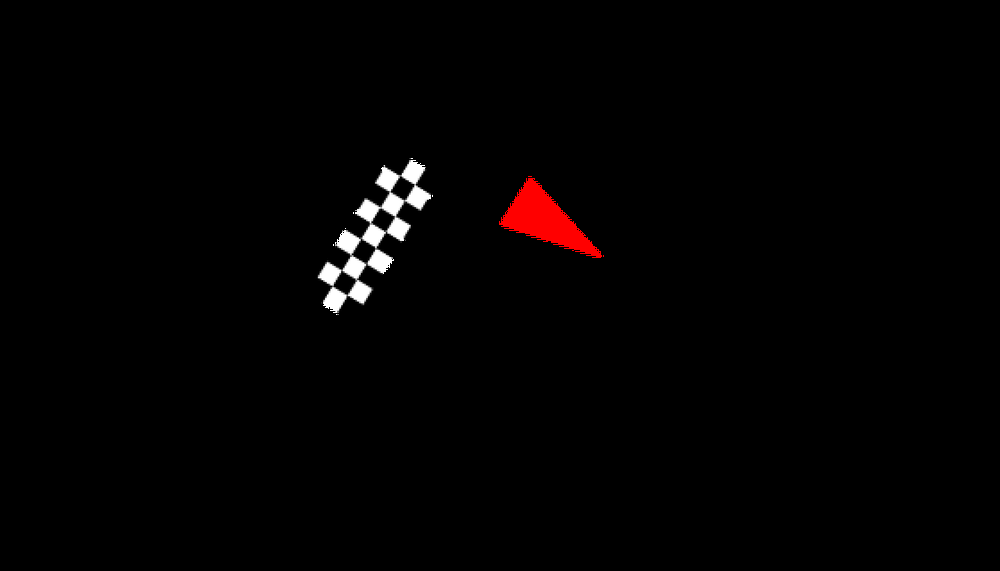
#> input picture blender/data/ref/crop_startfinish.png, 1000 x 571 px, shrunk from 1680 x 960 before the run; its folder holds only this picture in this run
$ python -i analyze_footage.py   (imports and definitions only)
#> lines starting #> are read from the running program, lines starting #| are printed output that depends on the picture; after the words box and inside, x2 and y2 are one past the last pixel; in counts of white or black regions, pixels touching at a corner belong together
import cv2
import numpy as np
import os
import sys

def analyze_frame(file_path):
#> called with file_path = '../blender/data/ref/crop_startfinish.png'
    if not os.path.exists(file_path):
        return {"error": f"File {file_path} does not exist"}

    img = cv2.imread(file_path)
#> img is the input picture: shape (571, 1000, 3); mean B, G, R 2, 2, 3.5
    if img is None:
        return {"error": f"Failed to decode image {file_path}"}

    h, w, c = img.shape
#> h = 571; w = 1000; c = 3
    gray = cv2.cvtColor(img, cv2.COLOR_BGR2GRAY)

    # Brightness and contrast
    mean_brightness = float(np.mean(gray))
#> mean_brightness = 2.44
    std_contrast = float(np.std(gray))
#> std_contrast = 22.34

    # Edge density (indicates visual complexity, circuit geometry, telemetry text)
    edges = cv2.Canny(gray, 50, 150)
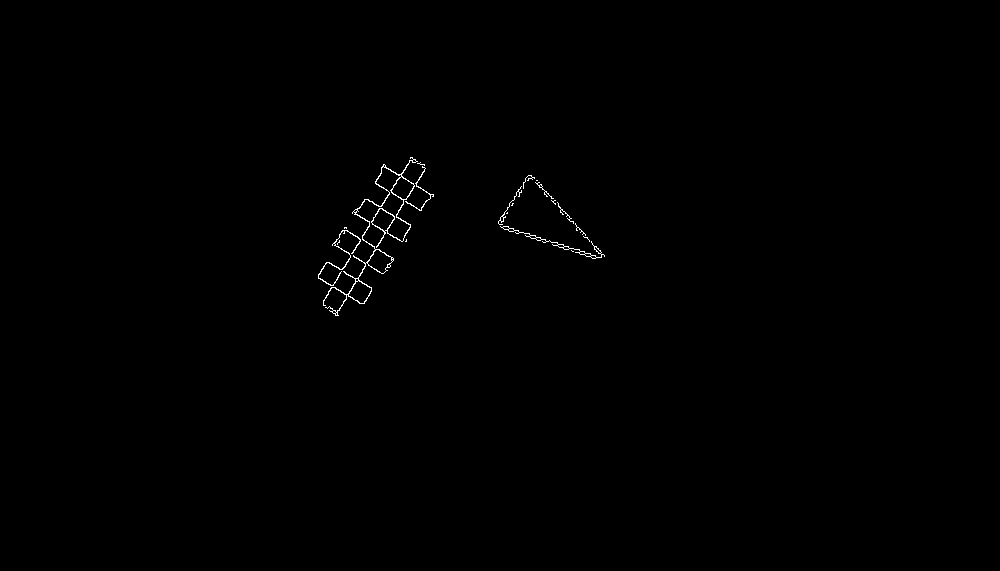
#> edges: shape (571, 1000); 0.3% white in thin lines or dots, all inside (x1, y1, x2, y2) = (318, 157, 605, 316)
    edge_density = float(np.sum(edges > 0) / (h * w))
#> edge_density = 0.00298

    # Color distribution (Check for Sepang Petronas cyan / emerald presence)
    hsv = cv2.cvtColor(img, cv2.COLOR_BGR2HSV)
#> hsv: shape (571, 1000, 3); mean H, S, V 0, 1.5, 3.5
    # Cyan/Teal range: H between 80 and 95
    cyan_mask = cv2.inRange(hsv, np.array([80, 50, 50]), np.array([100, 255, 255]))
#> cyan_mask: shape (571, 1000); every value is 0
    cyan_ratio = float(np.sum(cyan_mask > 0) / (h * w))
#> cyan_ratio = 0

    return {
        "file": os.path.basename(file_path),
        "dimensions": f"{w}x{h}",
        "mean_brightness": round(mean_brightness, 2),
        "contrast_std": round(std_contrast, 2),
        "edge_density_pct": round(edge_density * 100, 2),
        "petronas_cyan_pct": round(cyan_ratio * 100, 2),
        "status": "PASS" if std_contrast > 25 and edge_density > 0.01 else "WARN"
    }

def main():
    rec_dir = "recordings"
    if not os.path.exists(rec_dir):
        print(f"Recordings directory '{rec_dir}' not found.")
        sys.exit(1)

    files = sorted([os.path.join(rec_dir, f) for f in os.listdir(rec_dir) if f.endswith(".png")])
    if not files:
        print("No recorded frames found in recordings/.")
        sys.exit(1)

    print("=" * 60)
    print("SEPANG PIT WALL — FOOTAGE QUALITY & TELEMETRY ANALYSIS")
    print("=" * 60)

    all_passed = True
    for f in files:
        res = analyze_frame(f)
        print(f"Frame: {res.get('file')}")
        print(f"  Dimensions: {res.get('dimensions')} | Brightness: {res.get('mean_brightness')} | Contrast: {res.get('contrast_std')}")
        print(f"  Edge Density: {res.get('edge_density_pct')}% | Sepang Cyan: {res.get('petronas_cyan_pct')}% | Status: {res.get('status')}")
        if res.get('status') != "PASS":
            all_passed = False

    print("=" * 60)
    print(f"Overall Footage Assessment: {'ALL FRAMES PASSED QUALITY CHECKS' if all_passed else 'SOME FRAMES NEED REFINEMENT'}")
    print("=" * 60)

# [2 lines not run here, left out]

>>> result = analyze_frame('../blender/data/ref/crop_startfinish.png')
#> result = {'file': 'crop_startfinish.png', 'dimensions': '1000x571', 'mean_brightness': 2.44, 'contrast_std': 22.34, 'edge_density_pct': 0.3, 'petronas_cyan_pct': 0, 'status': 'WARN'}

$ run again, on blender/data/ref/sepang_layout_detail.png
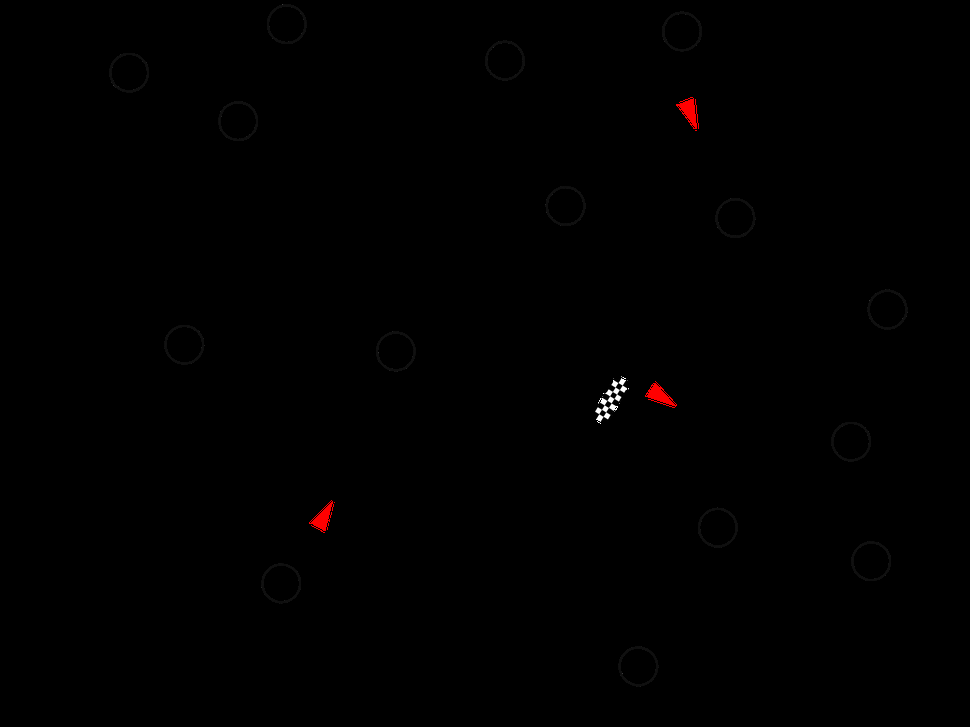
#> input picture blender/data/ref/sepang_layout_detail.png, 970 x 727 px, shrunk from 1920 x 1440 before the run
#> in analyze_frame, img is the input picture: shape (727, 970, 3); mean B, G, R 0.2, 0.2, 0.6
#> mean_brightness = 0.355
#> std_contrast = 6.41
#> in analyze_frame, `edges = cv2.Canny(gray, 50, 150)`:
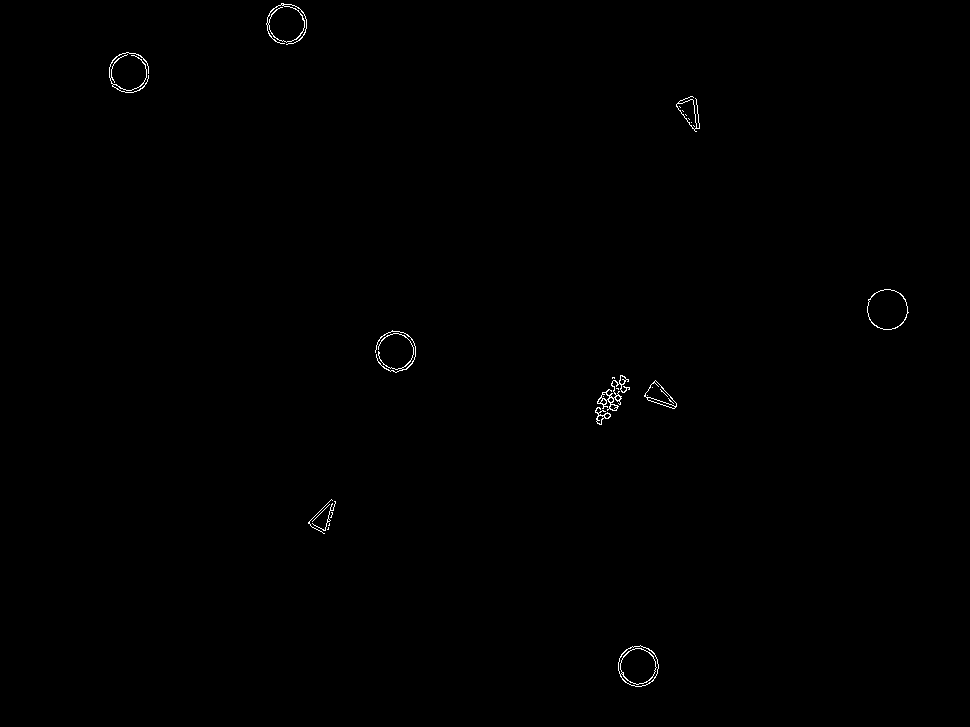
#> edges: shape (727, 970); 0.27% white in thin lines or dots, all inside (x1, y1, x2, y2) = (109, 3, 909, 687)
#> edge_density = 0.00274
#> hsv: shape (727, 970, 3); mean H, S, V 0, 0.4, 0.6
#> cyan_mask: shape (727, 970); every value is 0
#> cyan_ratio = 0
#> result = {'file': 'sepang_layout_detail.png', 'dimensions': '970x727', 'mean_brightness': 0.35, 'contrast_std': 6.41, 'edge_density_pct': 0.27, 'petronas_cyan_pct': 0, 'status': 'WARN'}
